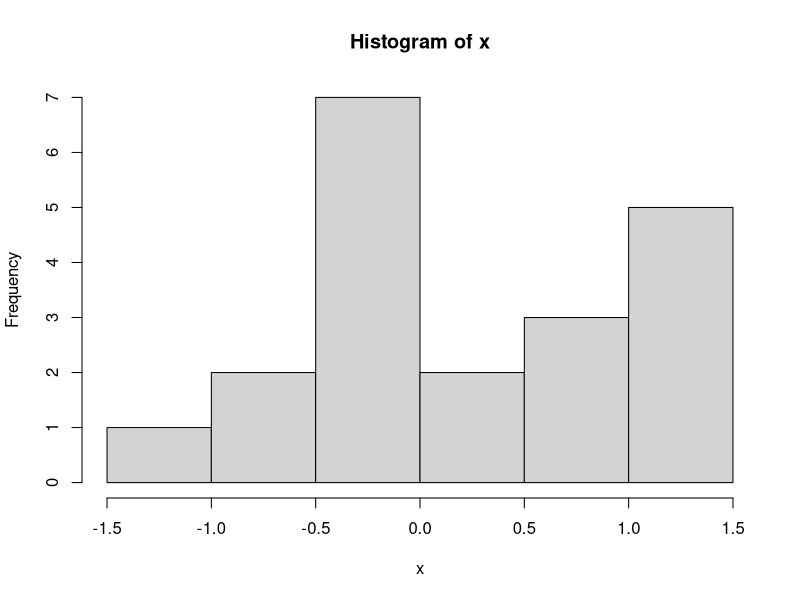
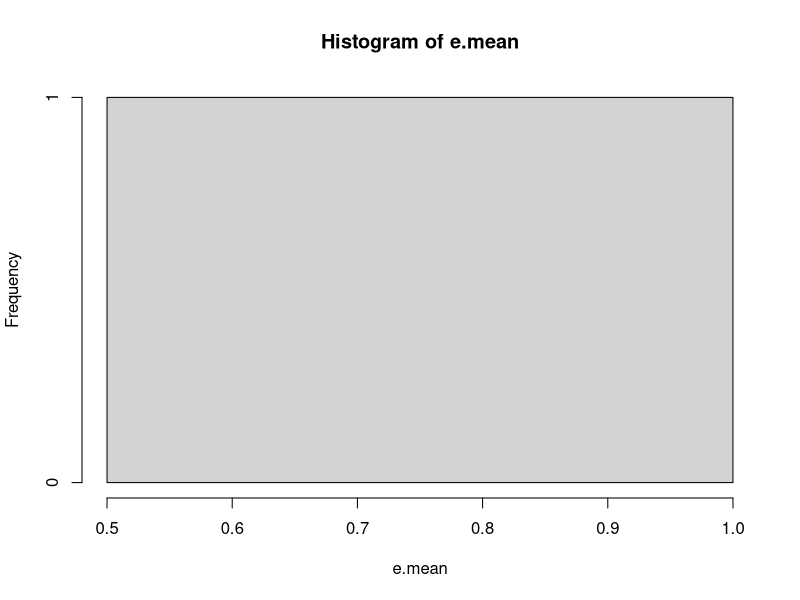

Reproduce these figures in R, in order. (Note: this script raises an error after producing the figures.)
#zad. 1 Wygenerować próbę 20 elementową z rozkładu normalnego
x = rnorm(20)
hist(x)

#zad. 2 Wyznaczyć estymator średniej korzystając z metody bootstrap oraz jackknife
#metoda bootstrap
boot <- lapply(1:1, function(i) sample(x, replace = T)) 
      #lapply przechodzi przez zestaw danych, takich jak lista lub wektor, i wywołując określoną funkcję dla każdego elementu
      #w tym wypadku tą funkcją jest sample, która losowo zmienia kolejność elementów
      #1:4 oznacza ilość prób bootstrapowych

e.mean <- sapply(boot, mean) #oblicza średnia dla każdej z próby bootstrapowej
e.mean
hist(e.mean) #wyświetlanie histogramu rozkładu median

jackknife <- function(X, ES) { #X - wektor danych, ES- funkcja estymująca (np. mean)
  n <- length(X)
  ests <- numeric(n)
  for (i in 1:n)
    ests[i] <- ES(X[-i])
    return (ests)}

#zad. 3 Oszacuj błąd standardowy i obciążenia dla estymatora średniej.
standard.error <- function(x) { #błąd std.
  sd(x)/sqrt(length(x))
}

S2var <- function(X){ #wariancja
  m <- mean(X)
  sum((x-m)^2)/(length(X))
}

bootstrap <- function(X, n){ #X- wektor danych, n- liczba powtórzeń bootstrapowych
  mi <- mean(X)
  boot <- lapply(1:n, function(i) sample(X, replace = T))
  e.mean <- sapply(boot, mean)
  se <- standard.error(e.mean)
  bias <- mean(e.mean) - mi 
  structure(list("SE"=se, "obciążenie estymatora średniej"=bias, "estymator średniej" = e.mean))
}

jackknife2 <- function(X, ES) { 
  mi <- mean(X) 
  n <- length(X)
  ests <- numeric(n)
  for (i in 1:n)
    ests[i] <- ES(X[-i])
  se = standard.error(ests)
  bias <- mean(ests)- mi
  structure(list("SE" = se, "obciążenie estymatora średniej" = bias, "estymator średniej" = ests))}

bootstrap(x, 20)
jackknife2(x, mean)

boot20<-numeric(length(proba))
for (i in 1:20) boot20[i]<-mean(sample(proba, 20, replace=T))
mean(boot20)
obc_s=abs(mean(proba)-mean(boot20))
obc_s
blad_s=sd(boot20)/sqrt(length(boot20))
blad_s

#zad. 4 Powtórzyć powyższe postępowanie 100-krotnie. 
#Czy obie metody dają powtarzalne wyniki?
#Czy jakąś metodę można uznać za lepszą?

#powtórzenie 100-krotne
for (i in 1:100){
  x = rnorm(20, 0, 1)
  print(bootstrap(x, 10))
  print(jackknife2(x, mean))
}

#prób 100
x = rnorm(100, 0, 1)
bootstrap(x, 100)
jackknife2(x, mean)


#zad. 5 Wykonaż powyższe punkty dla dwóch innych wybranych rozkłądów prawdopodobieństwa.

#powtórzenie 100-krotne
X2 <- rchisq(20, df = 15)
poisson <- rpois(20, lambda = 3)
for (i in 1:100){
  print(bootstrap(X2, 5))
  print(jackknife_sd(X2, mean))
  print(bootstrap(poisson, 5))
  print(jackknife_sd(poisson, mean))}

#prób 100
X2 <- rchisq(100, df = 15)
poisson <- rpois(100, lambda = 3)
bootstrap(X2, 100)
jackknife_sd(X2, mean)
bootstrap(poisson, 100)
jackknife2(poisson, mean)